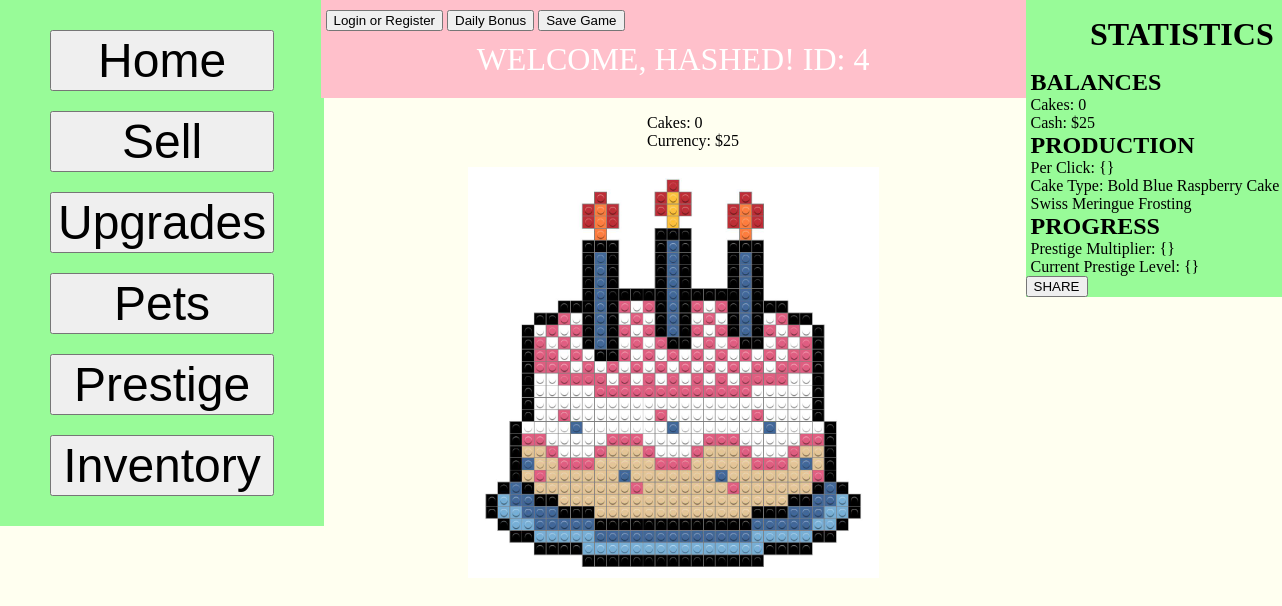
Before: /index.php (signed in) with the older database file.
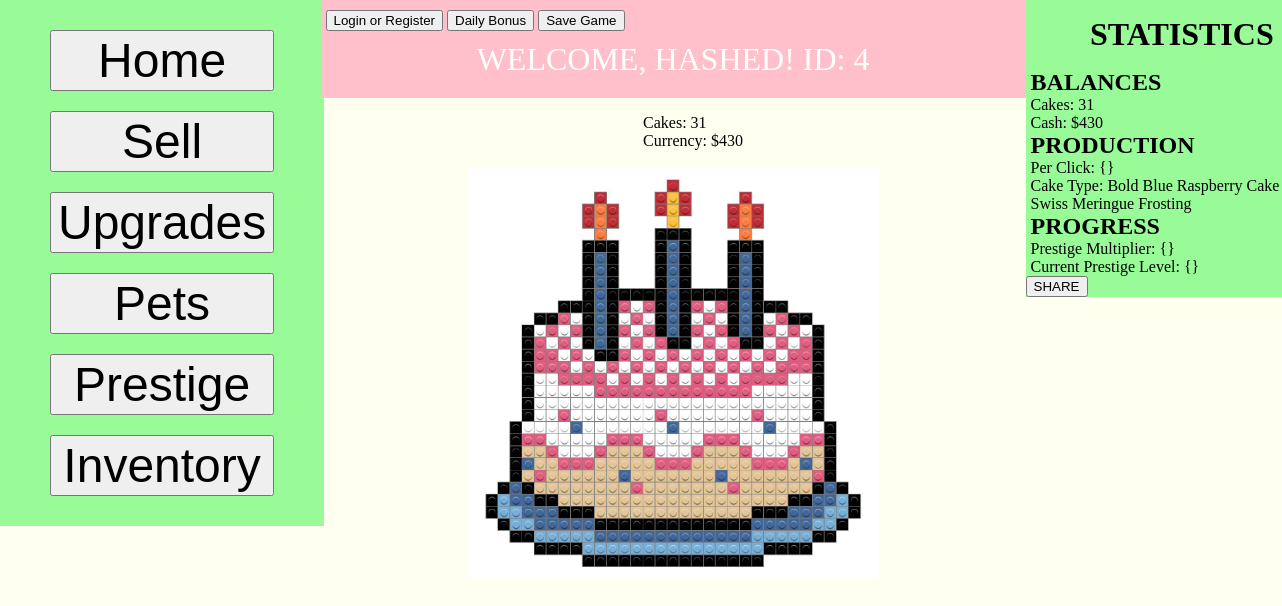
After: the same page with the newer database file.
### tables this page shows
CREATE TABLE `player_save` (
    id INTEGER PRIMARY KEY,
    cakes INTEGER DEFAULT 0,
    currency INTEGER DEFAULT 0,
    FOREIGN KEY (id) REFERENCES users(id)
);

### index.php (the view, shortened to what this page needs)
<?php
    require_once __DIR__ . '/php/config.php';
    if(isset($_SESSION['user_id'])) {
        try {
            $dsn = "sqlite:$db";
            $pdo = new \PDO($dsn);
            $pdo->setAttribute(\PDO::ATTR_ERRMODE, \PDO::ERRMODE_EXCEPTION);
            $stmt = $pdo->prepare("SELECT cakes, currency FROM player_save WHERE id = :user_id");
            $stmt->execute([':user_id' => $_SESSION['user_id']]);
            $player_data = $stmt->fetch(\PDO::FETCH_ASSOC);
            if($player_data) {
                $current_cakes = (int)$player_data['cakes'];
                $current_currency = (int)$player_data['currency'];
            } else {
                echo "Player data not found.";
            }
        } catch (\PDOException $e) {
            echo "Database connection failed: " . $e->getMessage();
        }
    } else {
        echo "Please log in.";
    }
?>
<!DOCTYPE html>
    <html lang="en">
    <head>
        <link rel="stylesheet" href="Styles/index.css">
    </head>
    <body>
        <div class="column1">
            <div id="nav">
                <ul>
                    <li><a href="index.php"><button>Home</button></a></li>
                    <li><a href="sell_cakes.php"><button id = "sellButton">Sell</button></a></li>
                    <li><a href="upgrades.php"><button id = "upgradesButton">Upgrades</button></a></li>
                    <li><a href="pets.html"><button id = "petsButton">Pets</button></a></li>
                    <li><a href="prestige.html"><button id = "prestigeButton">Prestige</button></a></li>
                    <li><a href="inventory.html"><button id ="inventoryButton">Inventory</button></a> </li>
                </ul>
            </div>
        </div>
        <div class="column2">
            <div id="topBar">
                <a href="php/login.php"><button id = "loginButton">Login or Register</button></a>
                <button id = "dailyButton">Daily Bonus</button>
                <button id="saveButton">Save Game</button>
                <?php
                    if (isset($_SESSION['username'])):
                ?>
                <div class="welcome-message">
                    <?php
                        echo 'WELCOME, ' . strtoupper($_SESSION['username']) . '!';
                        echo ' ID: ' . $_SESSION['user_id'];
                    ?>
                </div>
                    <?php else: ?>
                        <div class = "login-message">
                            <p>&#8593 LOG IN OR CREATE ACCOUNT TO PLAY</p>
                        </div>
                    <?php endif; ?>
            </div>
            <div id="currency">
                <ul>
                    <li>Cakes: <span id="clickCount1"><?php echo isset($current_cakes) ? $current_cakes : 0; ?></span></li>
                    <li>Currency: $<span id="cash"><?php echo isset($current_currency) ? $current_currency : 0; ?></span></li>
                </ul>
            </div>
            <div id="cake">
                <button id="clicker"><img src="Images/Cake_Placeholder.jpg" alt="Cake"></button>
            </div>
        </div>
        <div class="column3">
            <div id="stats">
                <h1>STATISTICS</h1>
                <h2>BALANCES</h2>
                    <ul>
                        <li>Cakes: <span id="clickCount2"><?php echo isset($current_cakes) ? $current_cakes : 0; ?></span></li>
                        <li>Cash: $<span id="money"><?php echo isset($current_currency) ? $current_currency : 0; ?></span></li>
                    </ul>
                <h2>PRODUCTION</h2>
                    <ul>
                        <li>Per Click: {}</li>
                        <li>Cake Type: <span id="cakeDetails"></span></li>
                    </ul>
                <h2>PROGRESS</h2>
                    <ul>
                        <li>Prestige Multiplier: {}</li>
                        <li>Current Prestige Level: {} </li>
                    </ul>
                <button>SHARE</button>
            </div>
        </div>
    </body>
</html>

### Styles/index.css (style rules this page uses)
html, body { margin: 0; padding: 0; height: 100%; background-color: ivory; }
.column1 { float: left; width: 25%; display: grid; }
.column2 { float: left; width: 55%; display: grid; }
.column3 { float: left; width: 5%; display: grid; }
#nav { height: 100%; background-color: palegreen; }
#nav ul { list-style-type: none; margin: 0; padding: 20px 0px; }
#nav ul li { display: block; padding: 10px 50px; }
#nav ul li button { width: 100%; font-size: 300%; }
#topBar { padding: 10px 5px; background-color: pink; }
.welcome-message { text-align: center; font-size: 200%; padding: 10px 0px; color: white; }
#currency { justify-items: center; }
#currency ul li { list-style-type: none; }
#cake button { display: block; margin-left: auto; margin-right: auto; width: 60%; border: none; background: none; cursor: pointer; }
#cake button img { width: 100%; }
#stats { height: 100%; width: 170%; background-color: palegreen; }
#stats h1 { padding: 16px 0px; margin: 0; text-align: center; }
#stats h2 { padding: 0px 5px; margin: 0; }
#stats ul { list-style-type: none; margin: 0; padding: 0px 5px; }

Changed rows visible on the page:
changed player_save: cakes "0" → "31"; currency "25" → "430"
